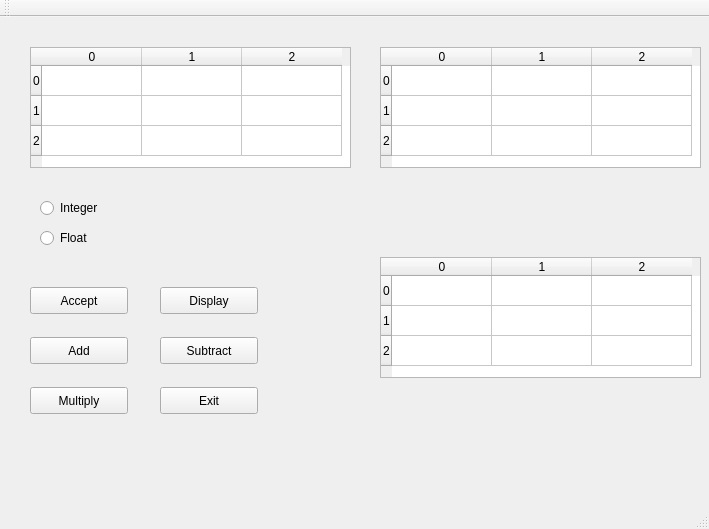
<?xml version="1.0" encoding="UTF-8"?>
<ui version="4.0">
 <class>MainWindow</class>
 <widget class="QMainWindow" name="MainWindow">
  <property name="geometry">
   <rect>
    <x>0</x>
    <y>0</y>
    <width>709</width>
    <height>529</height>
   </rect>
  </property>
  <property name="windowTitle">
   <string>MainWindow</string>
  </property>
  <widget class="QWidget" name="centralWidget">
   <widget class="QTableWidget" name="mat_a">
    <property name="geometry">
     <rect>
      <x>30</x>
      <y>30</y>
      <width>321</width>
      <height>121</height>
     </rect>
    </property>
    <property name="maximumSize">
     <size>
      <width>321</width>
      <height>16777215</height>
     </size>
    </property>
    <row>
     <property name="text">
      <string>0</string>
     </property>
    </row>
    <row>
     <property name="text">
      <string>1</string>
     </property>
    </row>
    <row>
     <property name="text">
      <string>2</string>
     </property>
    </row>
    <column>
     <property name="text">
      <string>0</string>
     </property>
    </column>
    <column>
     <property name="text">
      <string>1</string>
     </property>
    </column>
    <column>
     <property name="text">
      <string>2</string>
     </property>
    </column>
   </widget>
   <widget class="QTableWidget" name="mat_b">
    <property name="geometry">
     <rect>
      <x>380</x>
      <y>30</y>
      <width>321</width>
      <height>121</height>
     </rect>
    </property>
    <property name="maximumSize">
     <size>
      <width>321</width>
      <height>16777215</height>
     </size>
    </property>
    <row>
     <property name="text">
      <string>0</string>
     </property>
    </row>
    <row>
     <property name="text">
      <string>1</string>
     </property>
    </row>
    <row>
     <property name="text">
      <string>2</string>
     </property>
    </row>
    <column>
     <property name="text">
      <string>0</string>
     </property>
    </column>
    <column>
     <property name="text">
      <string>1</string>
     </property>
    </column>
    <column>
     <property name="text">
      <string>2</string>
     </property>
    </column>
   </widget>
   <widget class="QTableWidget" name="result">
    <property name="geometry">
     <rect>
      <x>380</x>
      <y>240</y>
      <width>321</width>
      <height>121</height>
     </rect>
    </property>
    <property name="maximumSize">
     <size>
      <width>321</width>
      <height>16777215</height>
     </size>
    </property>
    <row>
     <property name="text">
      <string>0</string>
     </property>
    </row>
    <row>
     <property name="text">
      <string>1</string>
     </property>
    </row>
    <row>
     <property name="text">
      <string>2</string>
     </property>
    </row>
    <column>
     <property name="text">
      <string>0</string>
     </property>
    </column>
    <column>
     <property name="text">
      <string>1</string>
     </property>
    </column>
    <column>
     <property name="text">
      <string>2</string>
     </property>
    </column>
   </widget>
   <widget class="QRadioButton" name="int_2">
    <property name="geometry">
     <rect>
      <x>40</x>
      <y>180</y>
      <width>116</width>
      <height>22</height>
     </rect>
    </property>
    <property name="text">
     <string>Integer</string>
    </property>
   </widget>
   <widget class="QRadioButton" name="float_2">
    <property name="geometry">
     <rect>
      <x>40</x>
      <y>210</y>
      <width>116</width>
      <height>22</height>
     </rect>
    </property>
    <property name="text">
     <string>Float</string>
    </property>
   </widget>
   <widget class="QPushButton" name="accept">
    <property name="geometry">
     <rect>
      <x>30</x>
      <y>270</y>
      <width>98</width>
      <height>27</height>
     </rect>
    </property>
    <property name="text">
     <string>Accept</string>
    </property>
   </widget>
   <widget class="QPushButton" name="add">
    <property name="geometry">
     <rect>
      <x>30</x>
      <y>320</y>
      <width>98</width>
      <height>27</height>
     </rect>
    </property>
    <property name="text">
     <string>Add</string>
    </property>
   </widget>
   <widget class="QPushButton" name="mul">
    <property name="geometry">
     <rect>
      <x>30</x>
      <y>370</y>
      <width>98</width>
      <height>27</height>
     </rect>
    </property>
    <property name="text">
     <string>Multiply</string>
    </property>
   </widget>
   <widget class="QPushButton" name="sub">
    <property name="geometry">
     <rect>
      <x>160</x>
      <y>320</y>
      <width>98</width>
      <height>27</height>
     </rect>
    </property>
    <property name="text">
     <string>Subtract</string>
    </property>
   </widget>
   <widget class="QPushButton" name="disp">
    <property name="geometry">
     <rect>
      <x>160</x>
      <y>270</y>
      <width>98</width>
      <height>27</height>
     </rect>
    </property>
    <property name="text">
     <string>Display</string>
    </property>
   </widget>
   <widget class="QPushButton" name="exit">
    <property name="geometry">
     <rect>
      <x>160</x>
      <y>370</y>
      <width>98</width>
      <height>27</height>
     </rect>
    </property>
    <property name="text">
     <string>Exit</string>
    </property>
   </widget>
  </widget>
  <widget class="QMenuBar" name="menuBar">
   <property name="geometry">
    <rect>
     <x>0</x>
     <y>0</y>
     <width>709</width>
     <height>25</height>
    </rect>
   </property>
  </widget>
  <widget class="QToolBar" name="mainToolBar">
   <attribute name="toolBarArea">
    <enum>TopToolBarArea</enum>
   </attribute>
   <attribute name="toolBarBreak">
    <bool>false</bool>
   </attribute>
  </widget>
  <widget class="QStatusBar" name="statusBar"/>
 </widget>
 <layoutdefault spacing="6" margin="11"/>
 <resources/>
 <connections/>
</ui>
